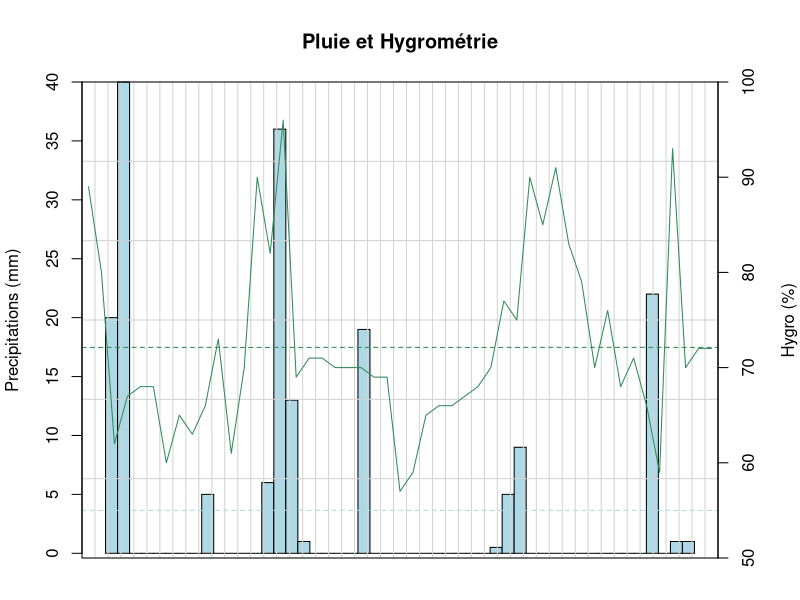
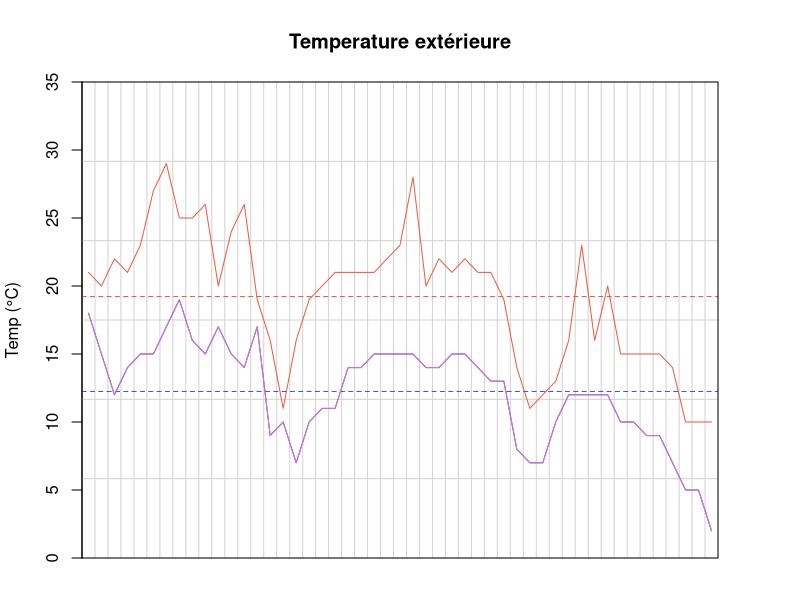
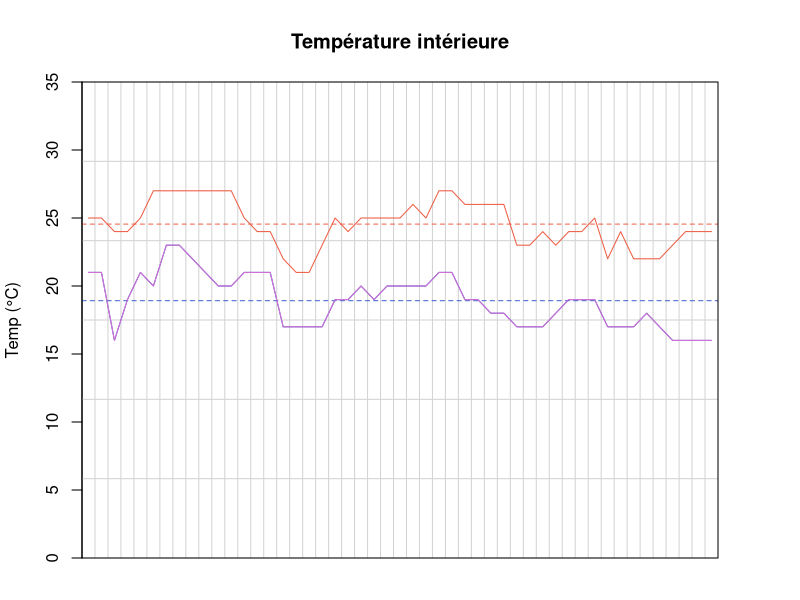
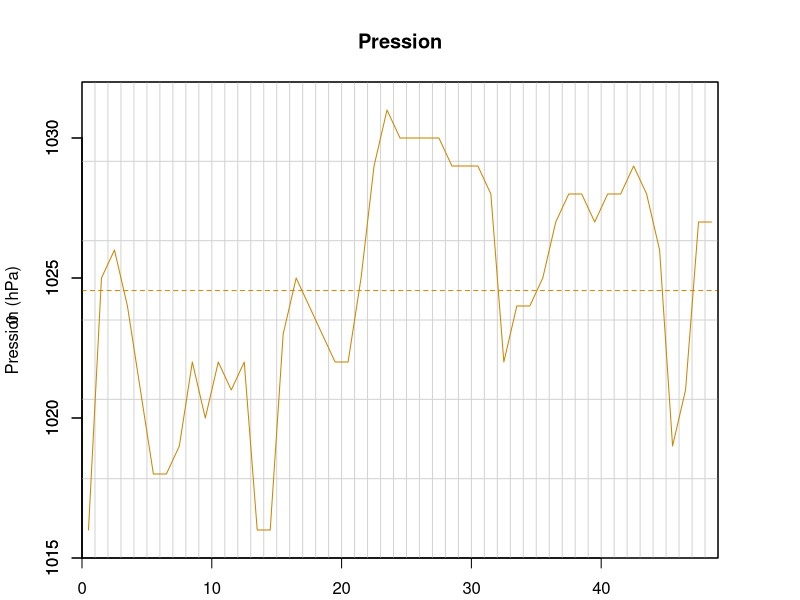

The R script that drew these images, in order:
meteoRevel <- read.csv(file="Revel.csv",head=TRUE,sep=";")
meteoMque <- read.csv(file="Martinique.csv",head=TRUE,sep=";")


plot_pluiehygro=function(pluie, hygro) {
	meanPluie <- mean(pluie)
	meanHygro <- mean(hygro)
	
	pluie <- complete(pluie, 0, size)
	hygro <- complete(hygro, meanHygro, size)

	par (mar=c(2, 4, 4, 4) + 0.1)
	barplot (pluie, space=0,  col='lightblue', ylab='Precipitations (mm)', axes=FALSE)
	grid (nx=size, ny=6, lty=1)

	abline(h=meanPluie, col="lightblue",lty=2)
	axis (2, at=seq(0,max(pluie),5))
	
	hygroRange <- range(hygro)
	plot.window(xlim=c(0,size), ylim=c(50,100), xaxs='i', yaxs='i')
	axis (4)
	mtext ('Hygro (%)', 4, line=3)
	lines (seq(0.5,size-0.5,1), hygro, col="seagreen4")
	abline(h=meanHygro, col="seagreen4",lty=2)
	box()
}

plot_temp=function(max, min) {
	tempRange <- range(max, min)
	tempRange <- range(min(0, min(tempRange)), max(tempRange, 35))

	meanMax <- mean(max)
	meanMin <- mean(min)

	max <- complete(max, meanMax, size)
	min <- complete(min, meanMin, size)
	
	average <- get_avg(min, max)

	plot.new()
	plot.window(xlim=c(0,size), ylim=tempRange, xaxs='i', yaxs='i')
	axis (2)
	grid (nx=size, ny=6, lty=1)
	mtext ('Temp (°C)', 2, line=3)
	lines (seq(0.5,size-0.5,1), max, col="tomato2")
	abline(h=meanMax, col="tomato2",lty=2)
	lines (seq(0.5,size-0.5,1), min, col="royalblue3")
	abline(h=meanMin, col="royalblue3",lty=2)
	lines (seq(0.5,size-0.5,1), average, col="orchid")
	box()
}

plot_pression=function(pression) {
	pression <- increase_to(pression, 1000)
	pressionRange <- range(max(pression)+1, min(pression)-1) 
	meanPression <- mean(pression)

	pression <- complete(pression, meanPression, size)
	plot(0, 0, xlim=c(0,size), ylim=pressionRange, xaxs='i', yaxs='i')
	axis (2)
	grid (nx=size, ny=6, lty=1)
	mtext ('Pression (hPa)', 2, line=3)
	lines (seq(0.5,size-0.5,1), pression, col="orange3")
	abline(h=meanPression, col="orange3",lty=2)
	box()
}

do_plot_single=function(data1) {
	size <<- length(data1$Date)
	
	plot_pluiehygro(data1$Pluie, data1$Hygro)
	title("Pluie et Hygrométrie")

	plot_temp(data1$Temp.max, data1$Temp.min)
	title("Temperature extérieure")
	plot_temp(data1$Temp.int.max, data1$Temp.int.min)
	title("Température intérieure")

	plot_pression(data1$Pression)
	title("Pression")
}

do_plot_multi=function(data1, data2) {
	size <- length(data1$Date)
	size <<- max(size, length(data2$Date))
	
	layout(matrix(1:2, 2, 1))
	plot_pluiehygro(data1$Pluie, data1$Hygro)
	title("Pluie et Hygrométrie (Revel)")
	plot_pluiehygro(data2$Pluie, data2$Hygro)
	title("(Martinique)")

	layout(matrix(1:3, 3, 1))
	plot_temp(data1$Temp.max, data1$Temp.min)
	title("Temperature extérieure (Revel)")
	plot_temp(data1$Temp.int.max, data1$Temp.int.min)
	title("Température intérieure (Revel)")
	plot_temp(data2$Temp.max, data2$Temp.min)
	title("(Martinique)")

	layout(matrix(1:2, 2, 1))
	plot_pression(data1$Pression)
	title("Pression (Revel)")
	plot_pression(data2$Pression)
	title("(Martinique)")

}

increase_to=function(lst, value){
	for (i in 1:length(lst)) {
		if (lst[i] < value)
			lst[i] <- lst[i] + value
		else 
			break
	}
	return(lst)
}
get_avg=function(lst1, lst2){
	average <- list()
	for (t in 1:size) {
		average <- c(average, (lst1[t] + lst1[t]) / 2)
	}
	return(average)
}
complete=function(lst, val, totalLength){
	diff <- totalLength - length(lst)
	if (diff == 0) {
		return(lst)
	} else {
		return(c(lst, seq(val, val, length=diff)))
	}
}

do_plot_single(meteoRevel)
#do_plot_multi(meteoRevel, meteoMque)
